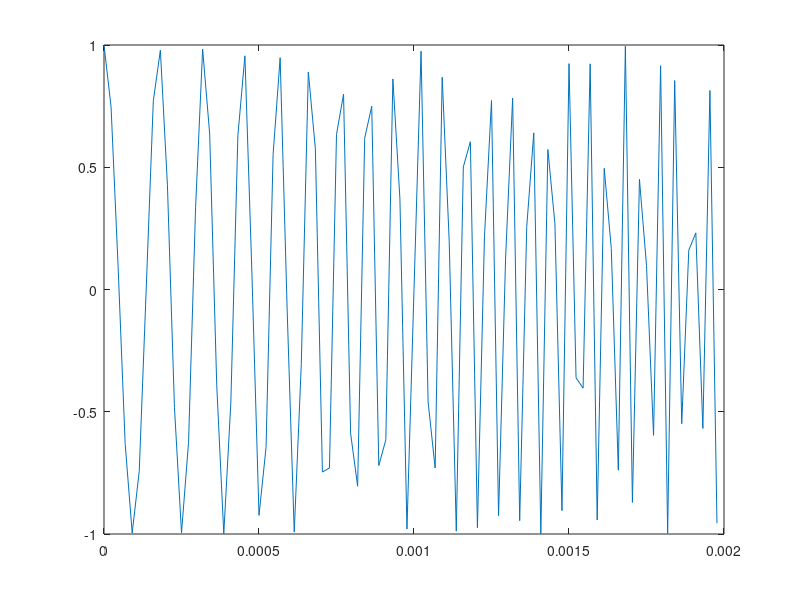
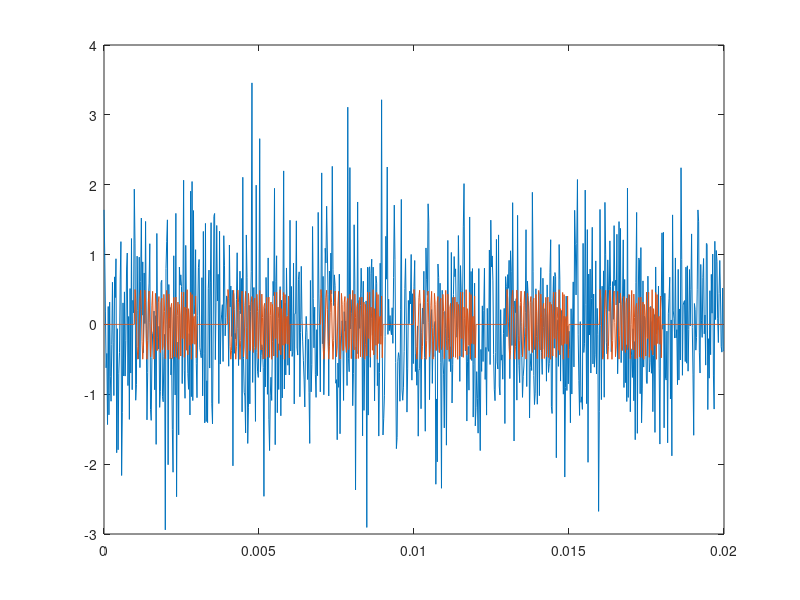

Recreate these plots in MATLAB, in order. (Note: this script raises an error after producing the figures.)
clearvars
close all

%%
delta_t_signal = 1/44000;
frequency_pulse = 5000;
pulse_length = 0.002;

T_pulse = 0: delta_t_signal: pulse_length-delta_t_signal;
y_pulse = chirp(T_pulse,5000,pulse_length,20000);

plot(T_pulse, y_pulse)
%%
signal_length = 0.02;
inter_pulse_delay = 0.003;

T_signal = 0:delta_t_signal: signal_length - delta_t_signal;
y_signal = zeros(1,length(T_signal));

loc = floor((0.001:inter_pulse_delay:signal_length-pulse_length)/delta_t_signal);

for i = 1:length(loc)
    y_signal(loc(i)+1:loc(i) + length(y_pulse)) = y_pulse;
end

y_signal = y_signal * 0.5;

y_signal_noise = awgn(y_signal, 1);

figure
plot(T_signal,y_signal_noise)
hold on
plot(T_signal,y_signal)

% figure
% [cor_dat,cor_lag] = xcorr_simp(y_pulse, y_signal_noise);
% stem(cor_lag,cor_dat)
% hold on 
% [c1,lags1] = xcorr_simp(y_pulse, y_signal);
% stem(lags1,c1)


%% collect data from cross
inter_pulse_delay_samples = floor(inter_pulse_delay/delta_t_signal);
num_pulses = 6;

zero_range = 50;

cor_dat_test = cor_dat;
cor_dat_test(cor_dat_test < 5) = 0;

pulses_found = 0;
pulse_values = zeros(1, num_pulses);
pulse_delays = zeros(1, num_pulses);

while pulses_found < num_pulses
    [current_pulse_value, current_pulse_delay] = max(cor_dat_test);
    
    pulses_found = pulses_found + 1;
    
    pulse_values(pulses_found) = current_pulse_value;
    pulse_delays(pulses_found) = cor_lag(current_pulse_delay);
    
    cordat2 = cor_dat_test(current_pulse_delay-zero_range: current_pulse_delay+zero_range);   
    cor_dat_test(current_pulse_delay-zero_range: current_pulse_delay+zero_range) = 0;
    
%     figure
%     stem(cor_lag, cor_dat_test);
%     hold on
%     stem(pulse_delays, pulse_values)
end

[pulse_delays_sort, i] = sort(pulse_delays);
pulse_values_sort = pulse_values(i);

signal_delay = mean(pulse_delays);








